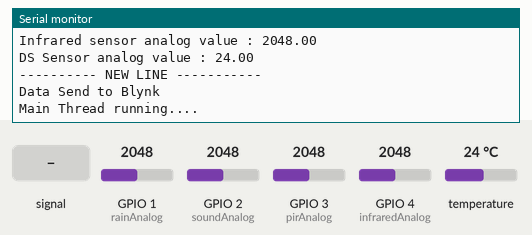
Simulated run of this sketch. Board: ESP32. On the bench: the last lines printed to the serial monitor. Inputs (shaded band) come from the test bench; at power-on: temperature 24 °C, GPIO 1 (rainAnalog) = 2048, GPIO 2 (soundAnalog) = 2048, GPIO 3 (pirAnalog) = 2048, GPIO 4 (infraredAnalog) = 2048. WiFi joins after 1.5 s; servers stay silent unless stated.

Above: at 3.3 s.
3.4 s: GPIO 2 (soundAnalog) fed a 200 Hz sine of ±327 counts around its level
4.9 s: temperature set to 12 °C
At 6.28 s:
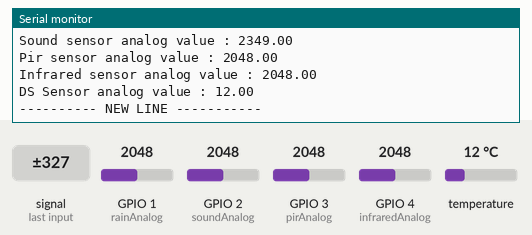
6.4 s: GPIO 1 (rainAnalog) set to 2866
At 7.2 s:
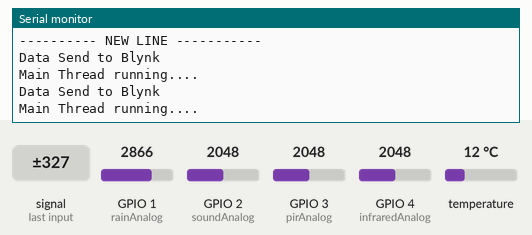
7.9 s: GPIO 2 (soundAnalog) set to 2866
At 8.7 s:
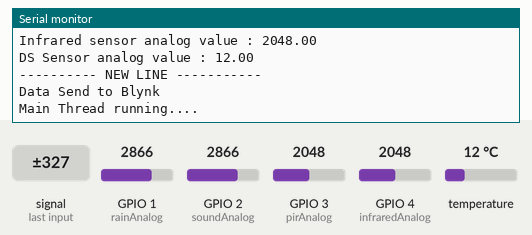
9.4 s: GPIO 3 (pirAnalog) set to 2866
At 10.8 s:
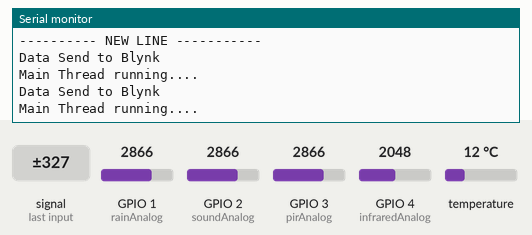
10.9 s: GPIO 4 (infraredAnalog) set to 2866
At 11.7 s:
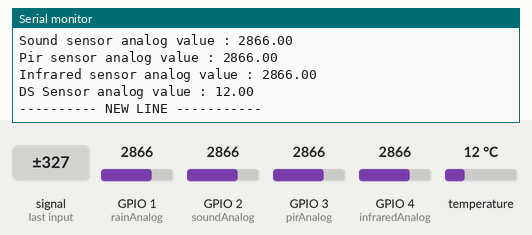
Timing chart, 0 to 13.4 s (numbered marks = the images above; inputs shaded):
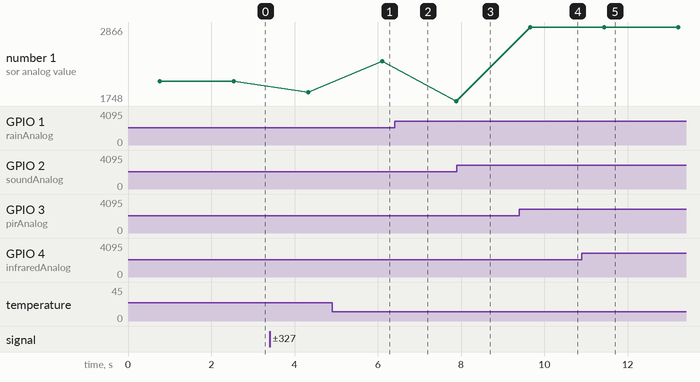

The sketch:

sketch.ino
```cpp
// Library for blynk connection
#include <WiFi.h>
#include <WiFiClient.h>
#include <BlynkSimpleEsp32.h>

// library for DS18B20
#include <OneWire.h>
#include <DallasTemperature.h>

// Credential for blynk
#define BLYNK_TEMPLATE_ID "TMPL61gaBi6XW"
#define BLYNK_TEMPLATE_NAME "Technocorner2"

// library for AHT-10
#include <Adafruit_AHTX0.h>

// library for rain drop sensor
#define rainAnalog 1
#define rainDigital 1 //(redefined later digital pin for rain drop data stream)

// Library for sound sensor
#define soundAnalog 2 //(redefined later analog pin for sound data stream)

// Library for pir sensor
#define pirAnalog 3 //(redefined later analog pin for pir data stream)

// Interface for infrared sensor
#define infraredAnalog 4 //(analog pin for infrared data stream)
#define infraredDigital 2 //(digital pin for infrared data stream)

// Interface for ds18b20
const int dsConnection = 4; //change number for certain port
OneWire oneWire(dsConnection);
DallasTemperature sensorDs(&oneWire);

// Define Maximum Value To Trigger Warning


// create global variable analog for each sensor
float rainSensorAnalogValue;
float soundSensorAnalogValue;
float pirSensorAnalogValue;
float infraredSensorAnalogValue;
float dsSensorAnalogValue;

// create global variable digital for each sensor
int rainSensorDigitalValue;
int soundSensorDigitalValue;
int pirSensorDigitalValue;
int infraredSensorDigitalValue;

// Credential for wifi
char ssid[] = "Kost Atria";///Enter your wifi name
char pass[] = "atriakost";// Enter wifi password
char auth[] = "3OWCiq-SwoQvyEv1DAsTJ_mK9Y9zmoTg";//Paste auth token you copied

// create task variable for multithreading
TaskHandle_t Task1, Task2;

// first thread function
void firstThreadFunction(void * parameter) {
  // start blybk
  Blynk.begin(auth, ssid, pass);
  for(;;) {
    Serial.println("Main Thread running....");
    // run blynk
    Blynk.run();

    //     send data to blynk using virtual pin
    Blynk.virtualWrite(V0, rainSensorAnalogValue);
    Blynk.virtualWrite(V1, soundSensorAnalogValue);
    Blynk.virtualWrite(V2, pirSensorAnalogValue);
    Blynk.virtualWrite(V3, infraredSensorAnalogValue);
    Blynk.virtualWrite(V4, dsSensorAnalogValue);
    delay(500);
    Serial.println("Data Send to Blynk");
  }
}

// create function to read data from sesnor
void secondThreadFunction (void * parameter) {
  // this function for second thread to read data from sensor

  for(;;) {
    // infinite loop for second thread to read sensor

    // start ds sensor
    sensorDs.requestTemperatures();

    // read analog value of rain drop sensor
    rainSensorAnalogValue = analogRead(rainAnalog);

    // read analog value of sound sensor
    soundSensorAnalogValue = analogRead(soundAnalog);

    // read analog value of pir sensor
    pirSensorAnalogValue = analogRead(pirAnalog);

    // read analog value of infrared snesor
    infraredSensorAnalogValue = analogRead(infraredAnalog);

    // read analog value of ds sensor
    dsSensorAnalogValue = sensorDs.getTempCByIndex(0);

    // show value to serial monitor for checking, make comment if it's not necessary
    Serial.printf("Rain sensor analog value : %.2f \n", rainSensorAnalogValue);
    Serial.printf("Sound sensor analog value : %.2f \n", soundSensorAnalogValue);
    Serial.printf("Pir sensor analog value : %.2f \n", pirSensorAnalogValue);
    Serial.printf("Infrared sensor analog value : %.2f \n", infraredSensorAnalogValue);
    Serial.printf("DS Sensor analog value : %.2f \n", dsSensorAnalogValue);
    Serial.printf("---------- NEW LINE ----------- \n\n");

    delay(1000);
  }
}

void setup() {
  Serial.begin(115200);

//  // pinMode for rain sensor interface
//  pinMode(rainDigital, INPUT);
//
//  // pinMode for infrared sensor interface
//  pinMode(infraredDigital, INPUT);

  // begin blynk connection
  Serial.println("Start to add task");

  // Add task to thread
  xTaskCreatePinnedToCore(    firstThreadFunction,    "Main Thread Function",    10000,      NULL,    2,    &Task1,    0);
   //delay(500);  // needed to start-up task1
  xTaskCreatePinnedToCore(    secondThreadFunction,    "Second Thread Function",    10000,    NULL,    2,    &Task2,    1);
}

void loop() {
  // put your main code here, to run repeatedly:

}
```

Measured:
- after the input at 4.9 s, the serial monitor: prints a new line after 1.2 s (image 1)
- after the input at 9.4 s, the serial monitor: prints a new line after 0.26 s (image 4)
- after the input at 10.9 s, the serial monitor: prints a new line after 0.54 s (image 5)
- plotted number 1: 2048 → 1878 after the input at 3.4 s
